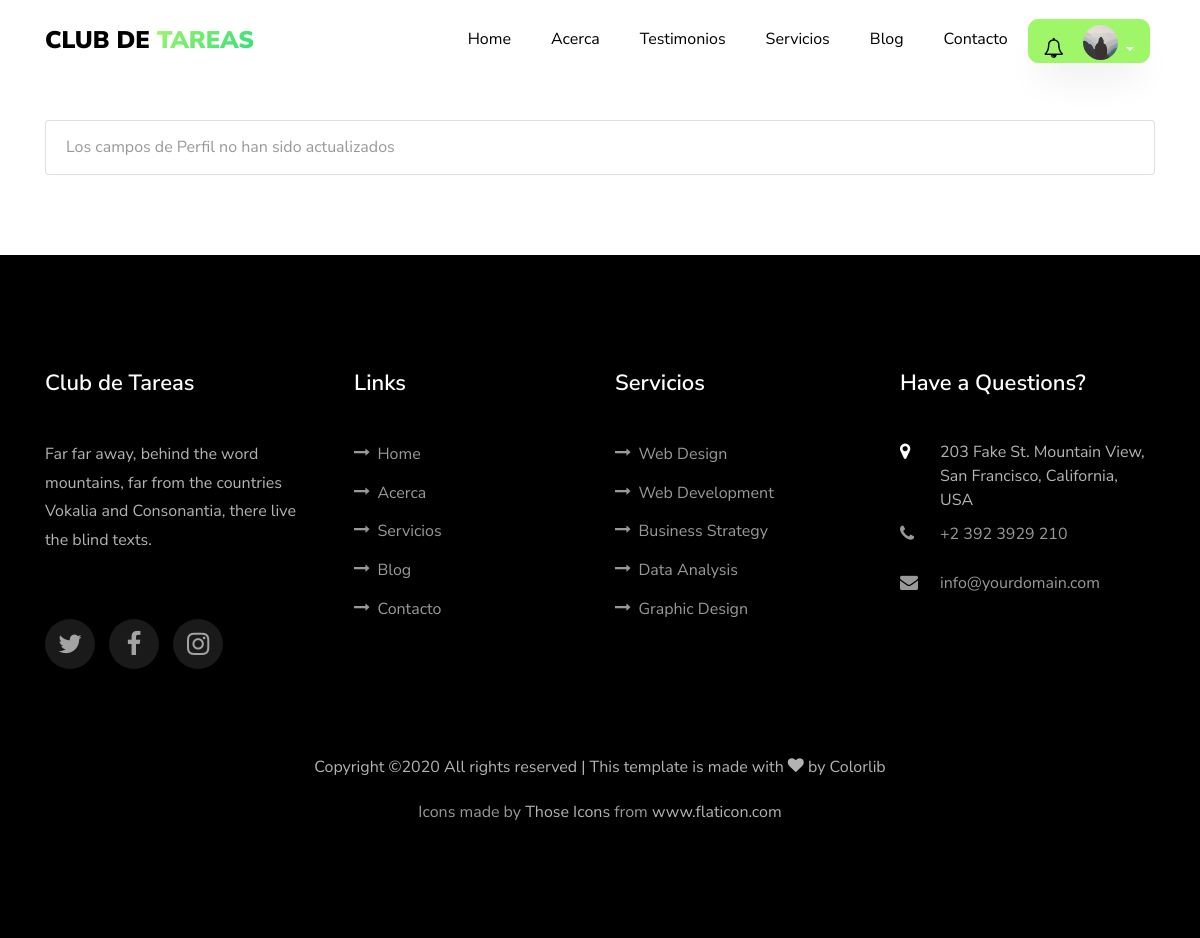
The app's page /historial/ (signed in), older data.
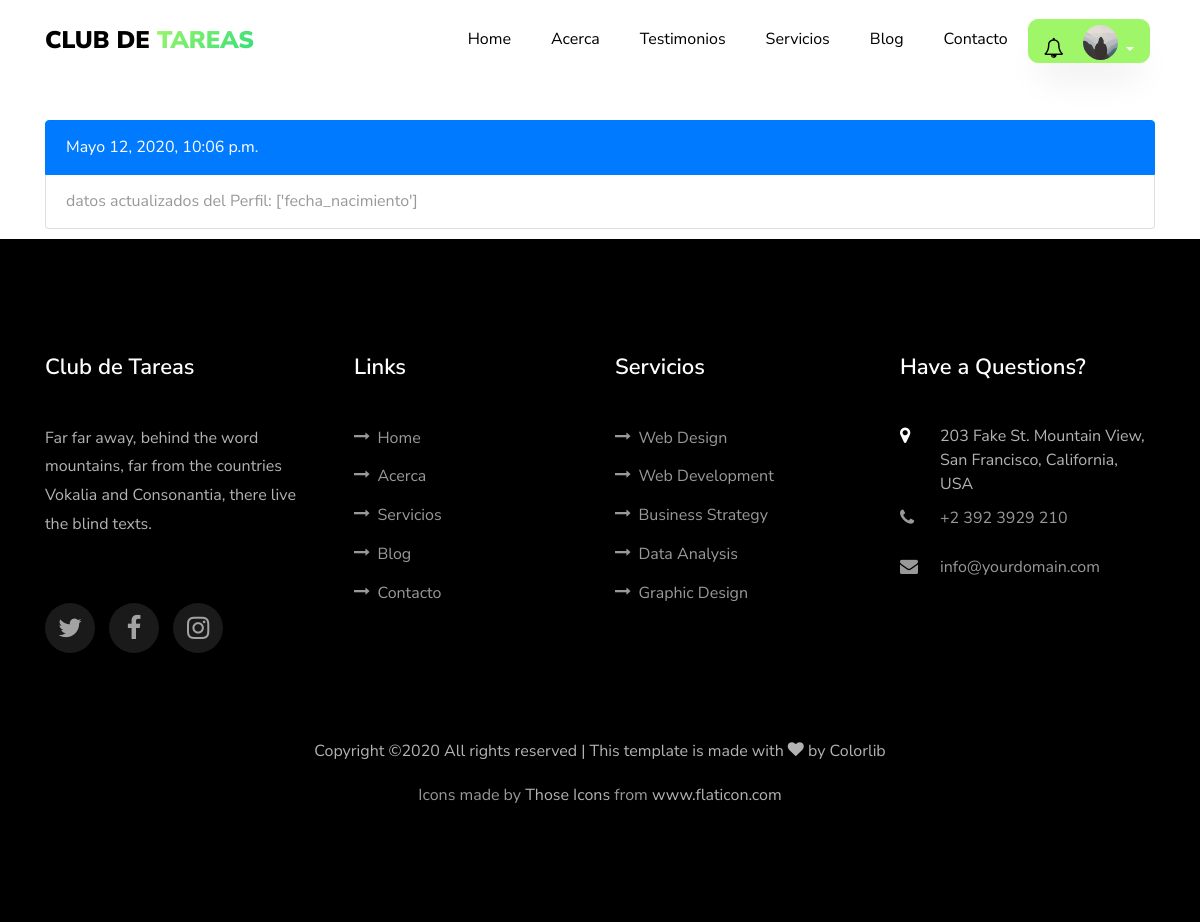
The same page, newer data.
### app/models.py (models this page shows)
class Historial_User(models.Model):
      mensaje = models.CharField(max_length=200)
      usuario = models.ForeignKey(settings.AUTH_USER_MODEL,related_name="historial",on_delete=models.CASCADE)
      fecha = models.DateTimeField(auto_now_add=True,null=True)
      class Meta:
          verbose_name_plural= "Actividad de los Usuarios"

### app/views.py (the view)
# urls.py: path('historial/',views.historial,name='historial'),
@login_required
def historial(request):
    historial = request.user.historial.all().order_by('-fecha')
    context = {
    'historial': historial
    }
    return render(request,'app/historial.html',context)

### app/templates/app/historial.html (shortened to what this page needs)
{% extends 'main/base.html' %}
{% load static %}
{% block content %}
<section>
  <div class="container">
    <div class="row"  style="margin-top:120px">
        <div class="col-md-12 ftco-animate">
          {% if historial %}
              {% for instancia in historial %}
              <ul class="list-group" style="padding-bottom: 10px">
                    <li class="list-group-item active">{{instancia.fecha }}</li>
                    <li class="list-group-item">{{ instancia.mensaje}}</li>
              </ul>
              {% endfor %}
          {% else %}
          <ul class="list-group" style="padding-bottom: 80px">
                <li class="list-group-item">Los campos de Perfil no han sido actualizados</li>
          </ul>
          {% endif%}
        </div>
        </div>
    </div>
</section>
{% endblock content%}

Row changes from the older to the newer data that the page shows:
added Historial_User: fecha "Mayo 12, 2020, 10:06 p.m.", mensaje "datos actualizados del Perfil: ['fecha_nacimiento']"
Text that changed along with them:
text no longer shown: "Los campos de Perfil no han sido actualizados"
